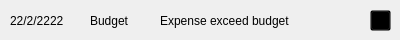
<?xml version="1.0" encoding="UTF-8"?>
<ui version="4.0">
 <class>Form</class>
 <widget class="QWidget" name="Form">
  <property name="geometry">
   <rect>
    <x>0</x>
    <y>0</y>
    <width>400</width>
    <height>40</height>
   </rect>
  </property>
  <property name="minimumSize">
   <size>
    <width>400</width>
    <height>0</height>
   </size>
  </property>
  <property name="maximumSize">
   <size>
    <width>400</width>
    <height>40</height>
   </size>
  </property>
  <property name="windowTitle">
   <string>Form</string>
  </property>
  <widget class="QLabel" name="date_label">
   <property name="geometry">
    <rect>
     <x>10</x>
     <y>10</y>
     <width>71</width>
     <height>21</height>
    </rect>
   </property>
   <property name="text">
    <string>22/2/2222</string>
   </property>
  </widget>
  <widget class="QLabel" name="action_label">
   <property name="geometry">
    <rect>
     <x>90</x>
     <y>10</y>
     <width>61</width>
     <height>21</height>
    </rect>
   </property>
   <property name="text">
    <string>Budget</string>
   </property>
  </widget>
  <widget class="QLabel" name="description_label">
   <property name="geometry">
    <rect>
     <x>160</x>
     <y>10</y>
     <width>191</width>
     <height>21</height>
    </rect>
   </property>
   <property name="text">
    <string>Expense exceed budget</string>
   </property>
  </widget>
  <widget class="QPushButton" name="option_btn">
   <property name="geometry">
    <rect>
     <x>370</x>
     <y>10</y>
     <width>21</width>
     <height>21</height>
    </rect>
   </property>
   <property name="styleSheet">
    <string notr="true">background-color:transparent;</string>
   </property>
   <property name="text">
    <string/>
   </property>
   <property name="icon">
    <iconset resource="resource.qrc">
     <normaloff>:/black/icon/White/more-vertical.svg</normaloff>:/black/icon/White/more-vertical.svg</iconset>
   </property>
   <property name="iconSize">
    <size>
     <width>20</width>
     <height>20</height>
    </size>
   </property>
  </widget>
 </widget>
 <resources>
  <include location="resource.qrc"/>
 </resources>
 <connections/>
</ui>
